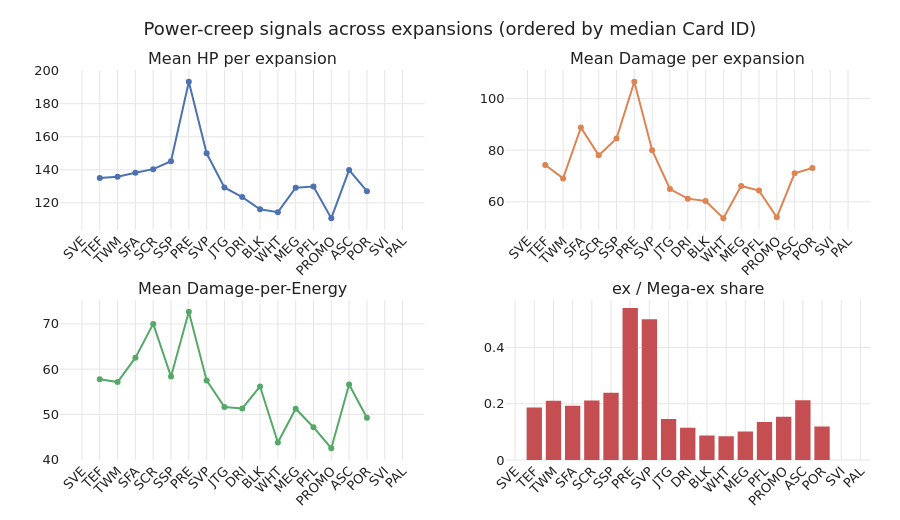

Source (notebook cell):
### Code cell
from plotly.subplots import make_subplots

fig = make_subplots(
    rows=2, cols=2,
    subplot_titles=("Mean HP per expansion", "Mean Damage per expansion",
                    "Mean Damage-per-Energy", "ex / Mega-ex share"),
    vertical_spacing=0.18, horizontal_spacing=0.10,
)
x = agg["expansion"]
fig.add_trace(go.Scatter(x=x, y=agg["hp_mean"], mode="lines+markers",
                         line=dict(color=KAG_COLORS[0], width=2), name="HP"), 1, 1)
fig.add_trace(go.Scatter(x=x, y=agg["dmg_mean"], mode="lines+markers",
                         line=dict(color=KAG_COLORS[1], width=2), name="Damage"), 1, 2)
fig.add_trace(go.Scatter(x=x, y=agg["dpe_mean"], mode="lines+markers",
                         line=dict(color=KAG_COLORS[2], width=2), name="DPE"), 2, 1)
fig.add_trace(go.Bar(x=x, y=agg["ex_share"], marker_color=KAG_COLORS[3], name="ex share"), 2, 2)
fig.update_layout(height=WOW_FIG_HEIGHT, showlegend=False,
                  title="Power-creep signals across expansions (ordered by median Card ID)")
fig.update_xaxes(tickangle=-45)
fig.show()

### Figure 1 — Plotly figure (JSON) as saved in the notebook; plotly's stock layout.template omitted (floating-point values rounded to 4 significant figures)
{"data": [{"line": {"color": "#4C72B0", "width": 2}, "mode": "lines+markers", "name": "HP", "type": "scatter", "x": ["SVE", "TEF", "TWM", "SFA", "SCR", "SSP", "PRE", "SVP", "JTG", "DRI", "BLK", "WHT", "MEG", "PFL", "PROMO", "ASC", "POR", "SVI", "PAL"], "xaxis": "x", "y": [null, 135.1, 135.9, 138.3, 140.4, 145.2, 193.3, 150.0, 129.3, 123.5, 116.1, 114.4, 129.2, 129.9, 110.8, 139.8, 127.1, null, null], "yaxis": "y"}, {"line": {"color": "#DD8452", "width": 2}, "mode": "lines+markers", "name": "Damage", "type": "scatter", "x": ["SVE", "TEF", "TWM", "SFA", "SCR", "SSP", "PRE", "SVP", "JTG", "DRI", "BLK", "WHT", "MEG", "PFL", "PROMO", "ASC", "POR", "SVI", "PAL"], "xaxis": "x2", "y": [null, 74.29, 69.07, 88.8, 78.0, 84.52, 106.5, 80.0, 64.94, 61.22, 60.3, 53.65, 66.12, 64.34, 54.0, 71.05, 73.08, null, null], "yaxis": "y2"}, {"line": {"color": "#55A868", "width": 2}, "mode": "lines+markers", "name": "DPE", "type": "scatter", "x": ["SVE", "TEF", "TWM", "SFA", "SCR", "SSP", "PRE", "SVP", "JTG", "DRI", "BLK", "WHT", "MEG", "PFL", "PROMO", "ASC", "POR", "SVI", "PAL"], "xaxis": "x3", "y": [null, 57.78, 57.14, 62.54, 70.0, 58.35, 72.67, 57.5, 51.63, 51.29, 56.17, 43.77, 51.23, 47.16, 42.5, 56.59, 49.25, null, null], "yaxis": "y3"}, {"marker": {"color": "#C44E52"}, "name": "ex share", "type": "bar", "x": ["SVE", "TEF", "TWM", "SFA", "SCR", "SSP", "PRE", "SVP", "JTG", "DRI", "BLK", "WHT", "MEG", "PFL", "PROMO", "ASC", "POR", "SVI", "PAL"], "xaxis": "x4", "y": [0.0, 0.1869, 0.2108, 0.193, 0.2118, 0.239, 0.54, 0.5, 0.1462, 0.1147, 0.08696, 0.08451, 0.1015, 0.1348, 0.1538, 0.2121, 0.119, 0.0, 0.0], "yaxis": "y4"}], "layout": {"annotations": [{"font": {"size": 16}, "showarrow": false, "text": "Mean HP per expansion", "x": 0.225, "xanchor": "center", "xref": "paper", "y": 1.0, "yanchor": "bottom", "yref": "paper"}, {"font": {"size": 16}, "showarrow": false, "text": "Mean Damage per expansion", "x": 0.775, "xanchor": "center", "xref": "paper", "y": 1.0, "yanchor": "bottom", "yref": "paper"}, {"font": {"size": 16}, "showarrow": false, "text": "Mean Damage-per-Energy", "x": 0.225, "xanchor": "center", "xref": "paper", "y": 0.41, "yanchor": "bottom", "yref": "paper"}, {"font": {"size": 16}, "showarrow": false, "text": "ex / Mega-ex share", "x": 0.775, "xanchor": "center", "xref": "paper", "y": 0.41, "yanchor": "bottom", "yref": "paper"}], "height": 520, "showlegend": false, "title": {"text": "Power-creep signals across expansions (ordered by median Card ID)"}, "xaxis": {"anchor": "y", "domain": [0.0, 0.45], "tickangle": -45}, "xaxis2": {"anchor": "y2", "domain": [0.55, 1.0], "tickangle": -45}, "xaxis3": {"anchor": "y3", "domain": [0.0, 0.45], "tickangle": -45}, "xaxis4": {"anchor": "y4", "domain": [0.55, 1.0], "tickangle": -45}, "yaxis": {"anchor": "x", "domain": [0.59, 1.0]}, "yaxis2": {"anchor": "x2", "domain": [0.59, 1.0]}, "yaxis3": {"anchor": "x3", "domain": [0.0, 0.41]}, "yaxis4": {"anchor": "x4", "domain": [0.0, 0.41]}}}
